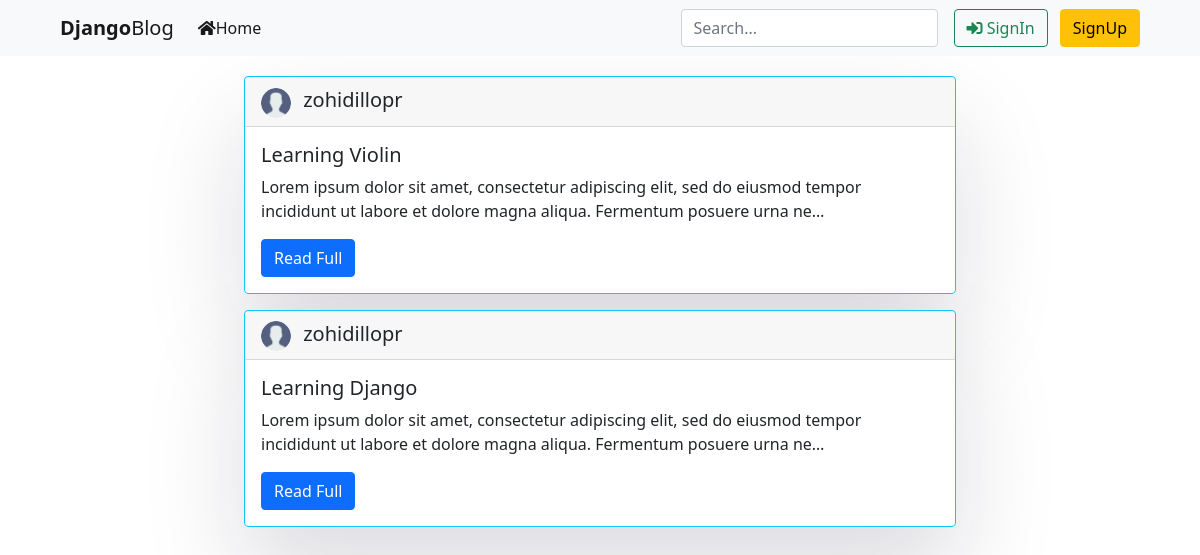
Before: /posts=zohidillopr with the older database file.
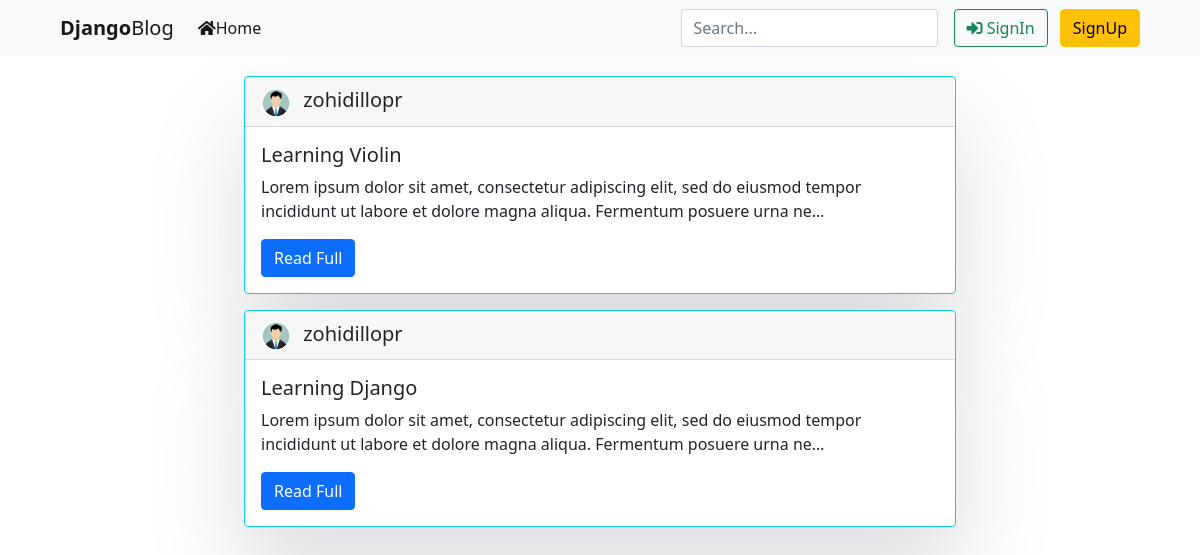
After: the same page with the newer database file.
### Blog/models.py (models this page shows, shortened)
class PostsModel(models.Model):
    author = models.ForeignKey(User, on_delete=models.CASCADE)
    title = models.CharField(max_length=200)
    body = models.TextField()
    pub_date = models.DateTimeField(auto_now_add=True)

### Users/models.py (models this page shows, shortened)
class UserProfile(models.Model):
    user = models.OneToOneField(User, on_delete=models.CASCADE)
    image = models.ImageField(upload_to='profile_pic', default='user.png')

### Blog/views.py (the view)
# urls.py: path('posts=<username>', UserPostsListView.as_view(), name='Posts'),
class UserPostsListView(ListView):
    model = PostsModel
    template_name = 'main/userPosts.html'
    ordering = '-pub_date'
    paginate_by = 2
    def get_queryset(self):
        user = get_object_or_404(User, username=self.kwargs.get('username'))
        return PostsModel.objects.filter(author=user).order_by('-pub_date')

### Blog/templates/main/userPosts.html (shortened to what this page needs)
{% extends 'main/Index.html' %}
{% load static %}
{% load bootstrap5 %}
{% block content %}
<div class="container">
  <div class="row">
    <div class="col-md-2"></div>
    <div class="col-md-8">
{% for post in object_list %}
      <div class="box-element my-3">
        <div class="card border-info">
          <div class="card-header ">
            <img src="{{ post.author.userprofile.image.url }}" width="30" height="30" class="rounded-circle me-2" alt="Img">
            <span class="fs-5 me-5"><a href="{% url 'Blog:Posts' post.author.username %}" class="text-dark">{{ post.author }}</a></span>
          </div>
          <div class="card-body">
            <h5 class="card-title">{{ post.title }}</h5>
            <p class="card-text">{{ post.body | truncatechars:150 }}</p>
            <a href="{% url 'Blog:Article' id=post.id %}" class="btn btn-primary">Read Full</a>
          </div>
        </div>
      </div>
{% endfor %}
    </div>
    <div class="col-md-2"></div>
  </div>
</div>
{% endblock content %}

Changed rows visible on the page:
changed through a linked row, PostsModel "Learning Violin": author.userprofile.image: a different picture
changed through a linked row, PostsModel "Learning Django": author.userprofile.image: a different picture
